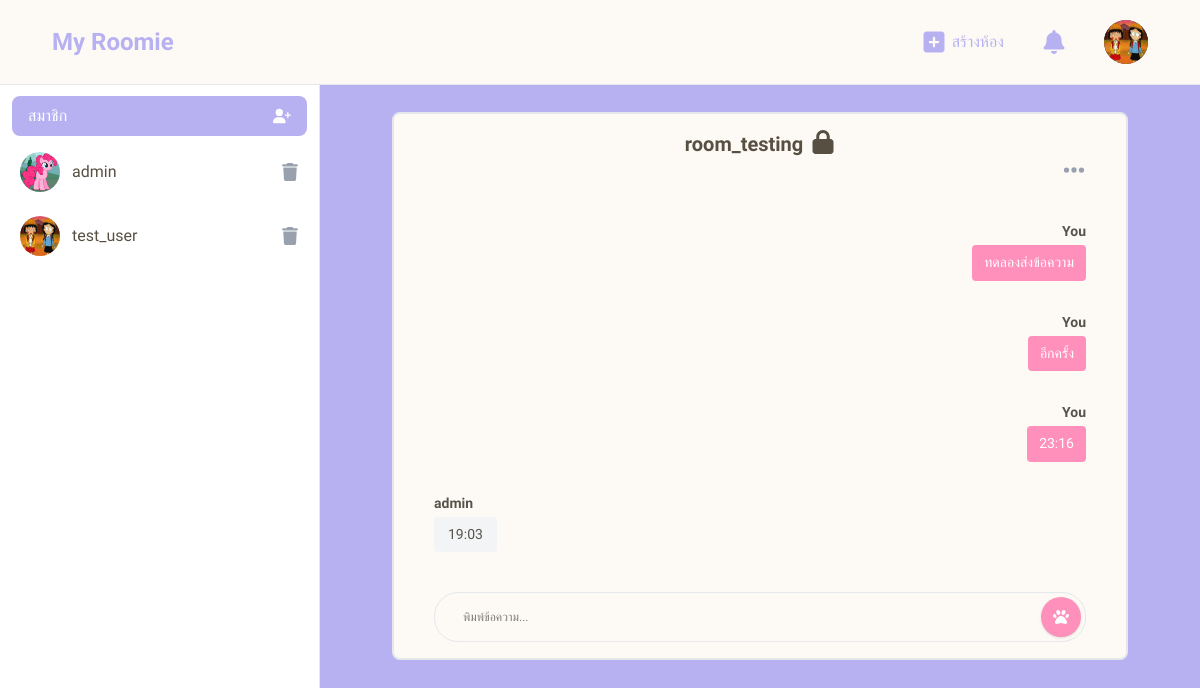
Page /18/room_testing/test_user/ (signed in) on the committed database.
### myroomieApp/models.py (models this page shows, shortened)
class Profile(models.Model):
    id = models.AutoField(primary_key=True)
    user = models.ForeignKey(User, on_delete=models.CASCADE)
    bio = models.TextField()
    image = models.ImageField(upload_to='profile')

class Room(models.Model):
    ROOM_STATUS = [
        ('A', 'Active'),
        ('CH', 'Chill'),
        ('D', 'Do Not Disturb'),
        ('S', 'Sleep')
    ]
    id = models.AutoField(primary_key=True)
    room_name = models.CharField(max_length=200)
    status = models.CharField(max_length=100, choices=ROOM_STATUS, default='Active')
    user = models.ForeignKey(User, on_delete=models.CASCADE, null=True, blank=True)
    is_private = models.BooleanField(default=False)

class Message(models.Model):
    id = models.AutoField(primary_key=True)
    room = models.ForeignKey(Room, on_delete=models.CASCADE)
    sender = models.ForeignKey(User, on_delete=models.CASCADE)
    message = models.TextField()

### myroomieApp/views.py (the view)
# urls.py: path('<int:room_id>/<str:room_name>/<str:username>/', views.message_view, name='room'),
def message_view(request, room_id, room_name, username):
    get_room = Room.objects.get(room_name=room_name)
    get_messages = Message.objects.filter(room=get_room)
    room_members = RoomMember.objects.filter(room=room_id)
    room = get_object_or_404(Room, pk=room_id)
    try:
        profile = Profile.objects.get(user=request.user)
    except Profile.DoesNotExist:
        profile = None
    member_profile = []
    for r in room_members:
        try:
            p = Profile.objects.get(user=r.member)
        except Profile.DoesNotExist:
            p = None
        member_profile.append({
            'user': r.member,
            'member_profile': p,
            'member_id': r.id
        })
    if room.is_private and not RoomMember.objects.filter(room=room, member=request.user).exists():
        return redirect('home')
    context = {
        'room_id': room_id,
        'room_name': room_name,
        'messages': get_messages,
        'user': username,
        'room': room,
        'profile': profile,
        'member_profile': member_profile,
        'room_members': room_members
    }
    return render(request, 'message.html', context)

### myroomieApp/templates/message.html (shortened to what this page needs)
{% extends 'base.html' %}
{% block sidebar %}
    <aside
    id="sidebar-content"
    class="fixed top-0 left-0 z-40 w-80 h-screen pt-20 transition-transform -translate-x-full bg-[#fdfaf5] border-r border-gray-200 sm:translate-x-0"
    aria-label="Sidebar"
    >
    <div class="h-full px-3 pb-4 overflow-y-auto bg-white">
    <ul class="space-y-2 font-medium mt-4 mb-4">
        <li class="flex justify-between items-center p-2 px-4 rounded-lg bg-[#b7b1f1]">
            <h3 class="text-white">
                สมาชิก
            </h3>
            {% if room.is_private %}
            {% if request.user.is_authenticated and room.user == request.user %}
            <a href="{% url 'add_room_member' room_id=room_id username=user %}" >
            </a>
            {% endif %}
            {% endif %}
        </li>
        {% for member in member_profile %}
        <li class="flex justify-between">
            <a
                href="{% url 'profile' user_id=member.user.id username=member.user.username %}"
                class="flex items-center p-2 text-[#575042] rounded-lg hover:bg-gray-100"
            >
               {% if member.member_profile %}
                    <img src="{{ member.member_profile.image.url }}" class="rounded-full w-10 h-10" alt="" >
                    {% else %}
                    <img class="rounded-full w-10 h-10" src="https://img.icons8.com/fluency-systems-regular/48/pixel-cat.png" alt="default-profile"/>
                {% endif %}
                    <span class="ms-3">{{ member.user.username }}</span>
            </a>
            {% if request.user == room.user %}
            <a member_id="{{member.member_id}}" class="remove-member flex items-center p-2">
            </a>
            {% endif %}
        </li>
        {% endfor %}
    </ul>
    </div>
    </aside>
{% endblock sidebar %}
{% block main-content %}
<div class="p-4 sm:ml-80 px-18">
    <div class="bg-[#fdfaf5] p-4 px-6 border-2 border-gray-200 rounded-lg mt-24">
        <div class="flex justify-center">
            <h1 class="text-xl text-[#575042] font-semibold text-center mr-2">{{ room_name }}</h1>
        </div>
        <div class="flex justify-end">
            {% if request.user.is_authenticated and room.user == request.user %}
            <button id="dropdownDefaultButton" data-dropdown-toggle="dropdown" data-dropdown-placement="bottom" class="inline-flex items-center px-4 mb-4" type="button">
                <svg xmlns="http://www.w3.org/2000/svg" fill="#99a1af" width="24" height="24" viewBox="0 0 448 512"><path d="M8 256a56 56 0 1 1 112 0A56 56 0 1 1 8 256zm160 0a56 56 0 1 1 112 0 56 56 0 1 1 -112 0zm216-56a56 56 0 1 1 0 112 56 56 0 1 1 0-112z"/></svg>
            </button>
            {% endif %}
        </div>
        <div class="mt-6 px-4 text-[#575042]">
            <div class="message flex-1 overflow-y-auto" id="chat-container">
                {% for message in messages %}
                {% if message.sender != request.user %}
                    <div class="grid pb-6 receive">
                        <div class="flex gap-2.5 mb-4">
                        <div class="grid">
                            <h5 class="text-[#56544a] text-sm font-bold leading-snug pb-1">{{ message.sender }}</h5>
                            <div class="w-max grid">
                                <div class="px-3.5 py-2 bg-gray-100 rounded justify-start  items-center gap-3 inline-flex">
                                    <h5 class="text-[#56544a] text-sm font-normal leading-snug">{{ message.message }}</h5>
                                </div>
                            </div>
                        </div>
                        </div>
                    </div>
                {% else %}
                    <div class="flex gap-2.5 justify-end pb-6 send">
                        <div class="">
                            <div class="grid mb-2">
                                <h5 class="text-right text-[#56544a] text-sm font-bold leading-snug pb-1">You</h5>
                                <div class="px-3 py-2 bg-[#FF90BB] rounded">
                                    <h2 class="text-white text-sm font-normal leading-snug">{{ message.message }}</h2>
                                </div>
                            </div>
                        </div>
                    </div>
                {% endif %}
                {% endfor %}
            </div>
            <form id="message-form" method="post">
                <div class="w-full pl-3 pr-1 py-1 rounded-3xl border border-gray-200 items-center gap-2 inline-flex justify-between">
                    <input id="msg" class="grow shrink basis-0 px-4 text-black text-xs font-medium leading-4 focus:outline-none" placeholder="พิมพ์ข้อความ...">
                    <div class="flex items-center gap-2">
                        <button type="submit" class="submit rounded-full w-10 h-10 items-center flex px-3 py-2 bg-[#FF90BB] shadow focus:ring-2 focus:outline-none focus:ring-[#FF90BB]">
                        </button>
                    </div>
                </div>
            </form>
        </div>
    </div>
</div>
{% endblock main-content %}

### myroomieApp/templates/base.html (shortened to what this page needs)
<!DOCTYPE html>
<html lang="en">
  <head>
    <script src="https://cdn.jsdelivr.net/npm/@tailwindcss/browser@4"></script>
  </head>
  <body class="font-[Kanit] bg-[#b7b1f1]">
    <nav
      class="fixed top-0 z-50 w-full bg-[#fdfaf5] border-b border-gray-200 px-8"
    >
      <div class="px-3 py-3 lg:px-5 lg:pl-3">
        <div class="flex items-center justify-between">
          <div class="flex items-center justify-start rtl:justify-end">
            <a href="{% url 'home' %}" class="flex ms-2 md:me-24">
              <span
                class="self-center text-xl text-[#b7b1f1] font-bold sm:text-2xl whitespace-nowrap"
                >My Roomie</span
              >
            </a>
          </div>
          <div class="flex items-center">
            <div class="flex items-center ms-3 gap-8">
                <a href="{% url 'create_chat_room' %}" class="flex gap-1.5">
                    <span class="text-[#b7b1f1]">สร้างห้อง</span>
                </a>
                <a href="{% url 'notification' %}" class="relative py-4 px-1 border-2 border-transparent text-gray-800 rounded-full">
                </a>
                <div class="profile-btn">
                    <button
                      type="button"
                      onclick="openProfile()"
                      class="flex text-sm bg-gray-800 rounded-full focus:ring-4 focus:ring-gray-300 dark:focus:ring-gray-600"
                      aria-expanded="false"
                      data-dropdown-toggle="dropdown-user"
                      data-dropdown-placement="bottom"
                    >
                      {% if profile %}
                      <img
                        class="w-11 h-11 rounded-full"
                        src="{{ profile.image.url }}"
                        alt="user photo"
                      />
                      {% else %}
                      <img
                        class="w-11 h-11 rounded-full bg-white"
                        src="https://img.icons8.com/fluency-systems-regular/48/pixel-cat.png"
                        alt="user photo"
                      />
                      {% endif %}
                    </button>
                </div>
            </div>
          </div>
        </div>
      </div>
    </nav>
    {% block sidebar %}
    {% endblock sidebar %}
    {% block main-content %}
    {% endblock main-content %}
  </body>
</html>

### rows in the picture
Profile: image (picture)
Room: room_name "room_testing"
Message: message "ทดลองส่งข้อความ"
Message: message "อีกครั้ง"
Message: message "23:16"
Message: sender "admin", message "19:03"

### other values in the picture
{{ member.user.username }} "admin"
{{ member.user.username }} "test_user"
